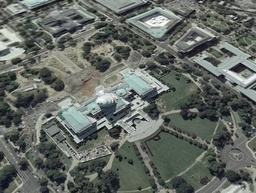
#> input picture ps3/wdc1.jpg, 256 x 193 px, shrunk from 400 x 302 before the run
$ python temp_warp_image.py
#> lines starting #> are read from the running program, lines starting #| are printed output that depends on the picture; long printed decimals are rounded
#> in test_warpIm, inputIm is the input picture: shape (193, 256, 3); mean R, G, B 99.9, 105.3, 99.9
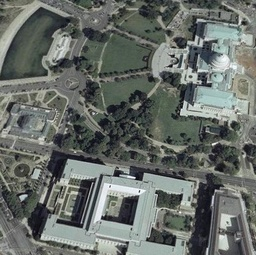
#> input picture ps3/wdc2.jpg, 256 x 255 px, shrunk from 400 x 399 before the run
#> in test_warpIm, refIm is the input picture: shape (255, 256, 3); mean R, G, B 103.2, 108.7, 104.2
#> (reads ps3/wdc1.npy from the repository)
#> (reads ps3/wdc2.npy from the repository)
### ps3/compute_homography.py
import numpy as np


def compute_homography(t1, t2):
    """
    Computes the Homography matrix for corresponding image points t1 and t2

    The function should take a list of N ≥ 4 pairs of corresponding points
    from the two views, where each point is specified with its 2d image
    coordinates.

    Inputs:
    - t1: Nx2 matrix of image points from view 1
    - t2: Nx2 matrix of image points from view 2

    Returns a tuple of:
    - H: 3x3 Homography matrix
    """
    H = np.eye(3)
    #############################################################################
    # TODO: Compute the Homography matrix H for corresponding image points t1, t2
    #############################################################################

    N = t1.shape[0]

    p = np.append(t1, np.ones((N, 1)), 1)
    q = np.append(t2, np.ones((N, 1)), 1)

    L = np.zeros((N * 2, 9))

    for i in range(N):
      L[i * 2, 0:3] = p[i]
      L[i * 2, 3:6] = np.zeros(3)
      L[i * 2, 6:9] = -1 * q[i, 0] * p[i]

      L[i * 2 + 1, 0:3] = np.zeros(3)
      L[i * 2 + 1, 3:6] = p[i]
      L[i * 2 + 1, 6:9] = -1 * q[i, 1] * p[i]

    M = np.matmul(np.transpose(L), L)

    _, _, v = np.linalg.svd(M)

    H = v[-1, :].reshape((3, 3))

    #############################################################################
    #                             END OF YOUR CODE                              #
    #############################################################################
    return H

### ps3/temp_warp_image.py
#!/usr/bin/python3
"""Code to get compute homography parameters"""

# Importing Modules
import imageio
import matplotlib.pyplot as plt
import numpy as np
from compute_homography import compute_homography as computeH
from tabulate import tabulate
from skimage.transform import ProjectiveTransform, warp
import pdb

# Authorship Information
__author__ = "Harsh Bhate"
__email__ = "bhate@gatech.edu"


def warpImage(inputIm, refIm, H):
    """Warps Image
    Parameters
    ----------
    inputIm : array_like
        The input image
    refIm : array_like
        The reference image
    H : array
        The homography matrix
    Returns
    -------
    warpIm : array
        The warped image
    mergeIm : array
        The merged image
    """
    # Dimension
    hIn, wIn, C = inputIm.shape
#> hIn = 193; wIn = 256; C = 3
    hRef, wRef, C = refIm.shape
#> hRef = 255; wRef = 256
    # -- Warping -------------------------------------------------------------
    # Find Bounding Box
    xs = []
    ys = []
    for j in range(hIn):
        for i in range(wIn):
            x, y, scale = np.matmul(H, np.array([[i], [j], [1]]))
            x = x/scale
            y = y/scale
            xs.append(x)
            ys.append(y)
    # Find max dims
    minX = min(xs)
#> minX = [238]
    maxX = max(xs)
#> maxX = [732.6]
    minY = min(ys)
#> minY = [-1.4]
    maxY = max(ys)
#> maxY = [474.7]
    # Computing new Image dims
    if (minY <= 0):
        hNew = int(np.ceil(maxY-minY)+1)
#> hNew = 478
    if (minX <= 0):
        wNew = int(np.ceil(maxX-minX)+1)
    if (minY > 0):
        hNew = int(np.ceil(maxY-minY)+1)
    if (minX > 0):
        wNew = int(np.ceil(maxX-minX)+1)
#> wNew = 496

    print("X Min: ", minX)
#| X Min:  [238.035]
    print("Y Min: ", minY)
#| Y Min:  [-1.399]
    print("X Max: ", maxX)
#| X Max:  [732.580]
    print("Y Max: ", maxY)
#| Y Max:  [474.719]

    print("hNew: ", hNew)
#| hNew:  478
    print("wNew: ", wNew)
#| wNew:  496
    newCanvas = np.zeros([hNew, wNew, C], dtype=np.uint8)
    # Running
    for j in range(hIn):
        for i in range(wIn):
            x, y, scale = np.matmul(H, np.array([[i], [j], [1]]))
            xMin = int(np.floor(x/scale - minX))
            yMin = int(np.floor(y/scale - minY))
            # Splattering
            newCanvas[yMin, xMin] = inputIm[j, i]
            newCanvas[yMin+1, xMin] = inputIm[j, i]
            newCanvas[yMin, xMin+1] = inputIm[j, i]
            newCanvas[yMin+1, xMin+1] = inputIm[j, i]
            xs.append(x)
            ys.append(y)
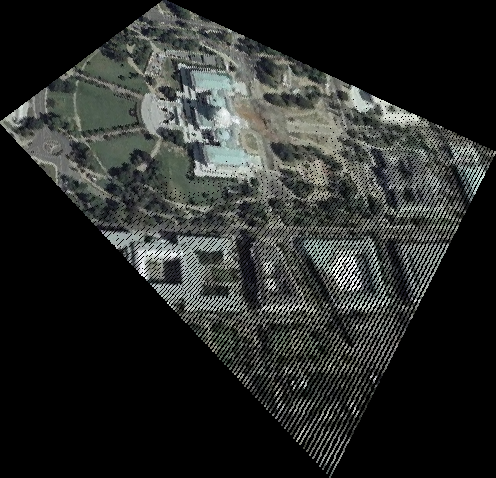
#> newCanvas: shape (478, 496, 3); mean R, G, B 41.1, 43.2, 41
#> after the loop, xs = 98816 items; ys = 98816 items
    # Inverse
    invH = np.linalg.inv(H)
#> invH = [[329.3, -718.2, -133312], [209.3, 106.2, -169266.8], [-0.31, -1.33, -321.7]]
    for j in range(hNew):
        for i in range(wNew):
            shiftedX = int(i + minX)
            shiftedY = int(j + minY)
            xs, ys, scale = np.matmul(invH,
                                      np.array([[shiftedX], [shiftedY], [1]]))
            xs = int(xs/scale)
            ys = int(ys/scale)
            if (xs < wIn) and (ys < hIn) and (xs >= 0) and (ys >= 0):
                newCanvas[j, i] = inputIm[ys, xs]
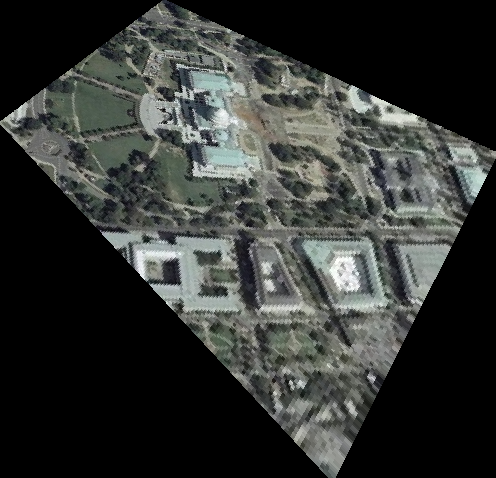
#> newCanvas: shape (478, 496, 3); mean R, G, B 51.4, 53.9, 51.4
    # -- Merge ---------------------------------------------------------------
    # Dimension Selection Algorithm
    if (minY >= 0):
        hMerge = hNew + int(abs(minY))
    else:
        lastPoint = hRef + abs(minY)
#> lastPoint = [256.4]
        if (lastPoint > hNew):
            hMerge = lastPoint
        else:
            hMerge = hNew
#> hMerge = 478
    if (minX >= 0):
        wMerge = wNew + int(abs(minX))
#> wMerge = 734
    else:
        lastPoint = wRef + abs(minX)
        if (lastPoint > wNew):
            wMerge = lastPoint
        else:
            wMerge = wNew
    if (hRef > hMerge):
        hMerge = hRef
    if (wRef > wMerge):
        wMerge = wRef
    mergedCanvas = np.zeros([hMerge, wMerge, C], dtype=np.uint8)
    # Generating Offsets
    if minY <= 0:
        offsetY = 0
    else:
        offsetY = int(minY)
    if minX <= 0:
        offsetX = 0
    else:
        offsetX = int(minX)
#> offsetX = 238

    print("X Offset: ", offsetX)
#| X Offset:  238
    print("Y Offset: ", offsetY)
    mergedCanvas[offsetY-int(minY):hRef-int(minY)+offsetY,
                 offsetX-int(minX):wRef-int(minX)+offsetX, :] = refIm
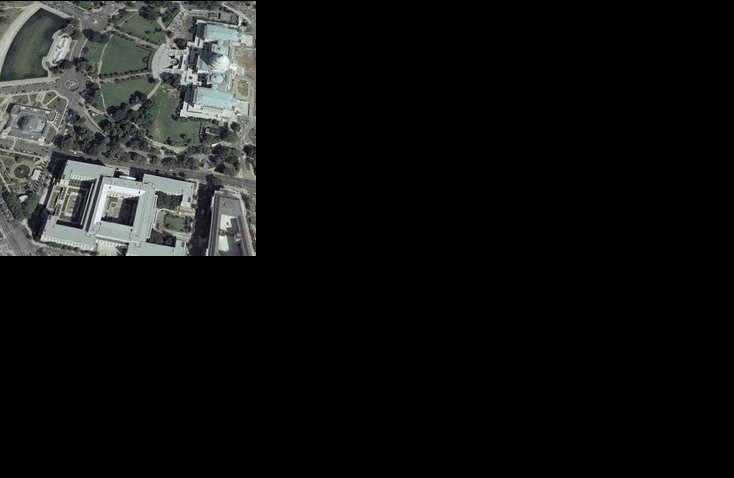
#> mergedCanvas: shape (478, 734, 3); mean R, G, B 19.2, 20.2, 19.4
    yInd, xInd, _ = np.nonzero(newCanvas)
    mergedCanvas[yInd+offsetY, xInd+offsetX, :] = newCanvas[yInd, xInd, :]
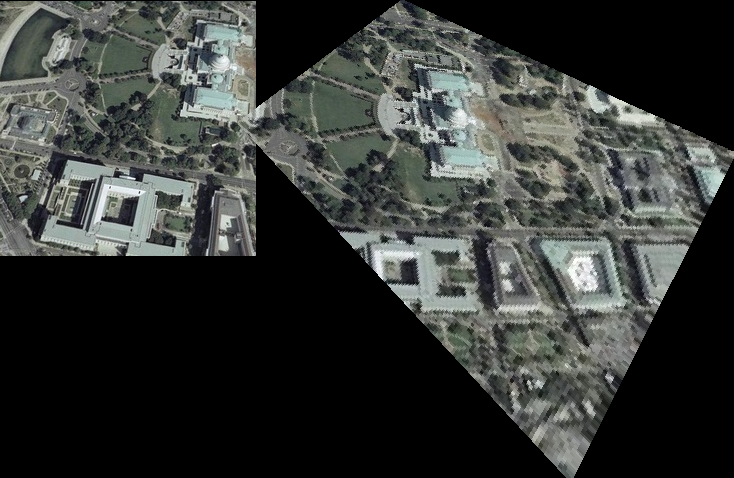
#> mergedCanvas: shape (478, 734, 3); mean R, G, B 53.8, 56.6, 54
    return [newCanvas, mergedCanvas]

# Comment if not in test
# Test Function


def test_warpIm(testID=0):
    # [10 lines of commented-out code are left out]
    if testID == 0:
        # Reading Images
        inputIm = imageio.imread("wdc1.jpg")
        refIm = imageio.imread("wdc2.jpg")
        # Extracting Correspondance Points
        t1 = np.load("wdc1.npy")
        t2 = np.load("wdc2.npy")
        # Compute homography matrix
        H = computeH(t1, t2)
        # Compute Warp
        warpIm, mergeIm = warpImage(inputIm, refIm, H)
        # [10 lines of commented-out code are left out]
    elif testID == 1:
        # Reading images
        inputIm = imageio.imread("wdc1.jpg")
        refIm = imageio.imread("wdc2.jpg")
        # Extracting Correspondance Points
        t1 = plotAndLog("wdc1.jpg")
        t2 = plotAndLog("wdc2.jpg")
        # Saving Points
        print("Saving Points")
        print("t1.shape = ", t1.shape)
        np.save("points1.npy", t1)
        np.save("points2.npy", t2)
        # Compute homography matrix
        H = computeH(t1, t2)
        # H = np.load("bhag.npy")
        table = tabulate(H, tablefmt="fancy_grid")
        print("Homography Matrix:")
        print(table)
        # Compute Warp
        warpIm, mergeIm = warpImage(inputIm, refIm, H)
    elif testID == 2:
        # Reading images
        inputIm = imageio.imread("mosaicTestIn.jpeg")
        refIm = imageio.imread("mosaicTestRef.jpeg")
        # Extracting Correspondance Points
        t1 = plotAndLog("mosaicTestIn.jpeg")
        t2 = plotAndLog("mosaicTestRef.jpeg")
        # Saving Points
        print("Saving Points")
        print("t1.shape = ", t1.shape)
        np.save("mosaic1.npy", t1)
        np.save("mosaic2.npy", t2)
        # Compute homography matrix
        H = computeH(t1, t2)
        table = tabulate(H, tablefmt="fancy_grid")
        print("Homography Matrix: ")
        print(table)
        # Compute Warp
        warpIm, mergeIm = warpImage(inputIm, refIm, H)
    else:
        # Reading images
        inputIm = imageio.imread("goodBoy.jpg")
        refIm = imageio.imread("poster.jpg")
        # Extracting Correspondance Points
        h, w, _ = inputIm.shape
        maxX = w-1
        maxY = h-1
        minX = 0
        minY = 0
        x = np.array([minX, maxX, maxX, minX])
        y = np.array([minY, minY, maxY, maxY])
        t1 = np.array([x, y])
        t2 = plotAndLog("poster.jpg")
        # Compute homography matrix
        H = computeH(t1, t2)
        table = tabulate(H, tablefmt="fancy_grid")
        print("Homography Matrix: ")
        print(table)
        # Compute Warp
        warpIm, mergeIm = warpImage(inputIm, refIm, H)
        # Save
        imageio.imsave("posterBoy.png", mergeIm)
    # Plot Graphs
    plt.figure(1)
    plt.title("Warped Image")
    plt.imshow(warpIm)
    plt.show()
    plt.figure(2)
    plt.title("Merged Image")
    plt.imshow(mergeIm)
    plt.show()


# Main
if __name__ == "__main__":
    test_warpIm(0)
